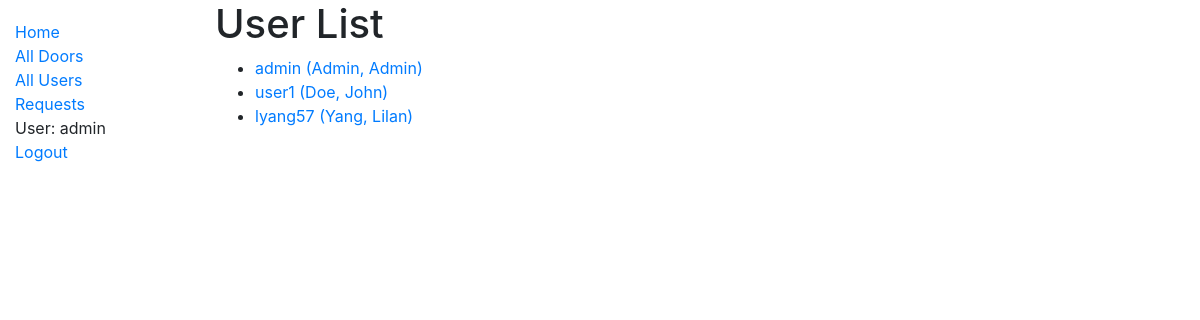
The page /catalog/users/ (signed in) on the database as committed earlier.
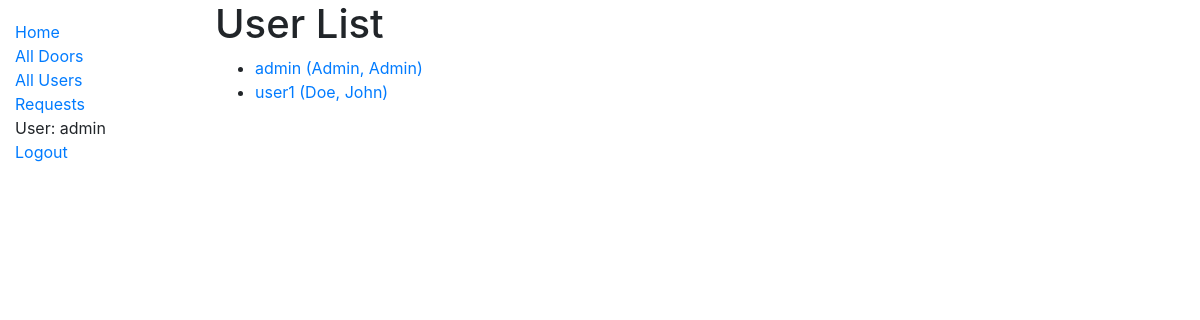
The same page on the database as committed later.
### accounts/models.py (models this page shows, shortened)
class User(AbstractUser):
    username_validator = UnicodeUsernameValidator()
    username = models.CharField(max_length=150, unique=True, help_text='Required. 150 characters or fewer. Letters, digits and @/./+/-/_ only.', validators=[username_validator], error_messages={'unique': "A user with that username already exists.",},)
    first_name = models.CharField(max_length=150)
    last_name = models.CharField(max_length=150)
    email = models.EmailField(max_length=75, blank=True)
    created_at = models.DateTimeField(auto_now_add=True)
    updated_at = models.DateTimeField(auto_now=True)
    is_active = models.BooleanField(default=True)
    user_public_key = models.CharField(max_length=256, default='0')
    user_private_key = models.CharField(max_length=256, default='0')
    doors = models.ManyToManyField('catalog.Door', related_name='assigned_doors', null=True, blank=True)
    EMAIL_FIELD = 'email'
    USERNAME_FIELD = 'username'
    REQUIRED_FIELDS = ['email']
    class Meta:
        ordering = ['last_name', 'first_name']
    def get_absolute_url(self):
        return reverse('user-detail', args=[str(self.id)])

### catalog/views.py (the view)
# urls.py: path('users/', views.UserListView.as_view(), name='users'),
class UserListView(LoginRequiredMixin, generic.ListView):
    model = User
    template_name = 'catalog/user_list.html'
    paginate_by = 10

### catalog/templates/catalog/user_list.html
{% extends "base_generic.html" %}
{% block content %}
  <h1>User List</h1>
  {% if user_list %}
  <ul>
    {% for user in user_list %}
      <li>
        <a href="{{ user.get_absolute_url }}">{{ user.username }} ({{user.last_name}}, {{user.first_name}})</a>
      </li>
    {% endfor %}
  </ul>
  {% else %}
    <p>There are no user in the collection.</p>
  {% endif %}
{% endblock %}

### catalog/templates/base_generic.html (shortened to what this page needs)
<!DOCTYPE html>
<html lang="en">
<head>
    <link rel="stylesheet" href="https://stackpath.bootstrapcdn.com/bootstrap/4.1.3/css/bootstrap.min.css"
>
    {% load static %}
    <link rel="stylesheet" href="{% static 'css/styles.css' %}">
</head>
<body>
<div class="container-fluid">
    <div class="row">
        <div class="col-sm-2">
            {% block sidebar %}
                <ul class="sidebar-nav">
                    <li><a href="{% url 'index' %}">Home</a></li>
                    <li><a href="{% url 'doors' %}">All Doors</a></li>
                    {% if user.is_authenticated and user.is_superuser %}
                        <li><a href="{% url 'users' %}">All Users</a></li>
                        <li><a href="{% url 'requested-doors' %}">Requests</a></li>
                    {% endif %}
                    {% if user.is_authenticated %}
                        <li>User: {{ user.get_username }}</li>
                        <li><a href="{% url 'logout' %}?next={{ request.path }}">Logout</a></li>
                    {% else %}
                        <li><a href="{% url 'login' %}?next={{ request.path }}">Login</a></li>
                    {% endif %}
                </ul>
            {% endblock %}
        </div>
        <div class="col-sm-10 ">{% block content %}{% endblock %}
        </div>
    </div>
</body>
</html>

Rows that differ between the two databases and show on the page:
removed User: username "lyang57", last_name "Yang", first_name "Lilan"
